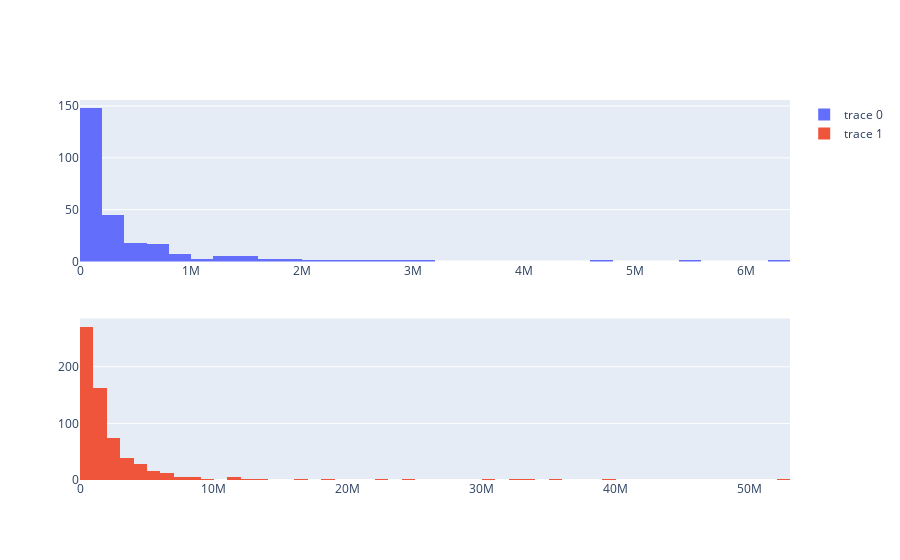

Here is the notebook cell this chart was saved with:
### Code cell
fig = make_subplots(rows=2, cols=1)

for i in range(len(target_kinds)):
    traces[i] = data[data[target_kindcol]==target_kinds[i]
           ].groupby(target_gbcol).sum().reset_index()
    traces[i] = go.Histogram(x=traces[i][target_bincol])
    fig.append_trace(traces[i], i+1, 1)
fig.show()

### Figure 1 — Plotly figure (JSON) as saved in the notebook; plotly's stock layout.template omitted (floating-point values rounded to 4 significant figures; data arrays with more than 128 entries replaced by an {"elided": "..."} marker saying what was removed)
{"data": [{"type": "histogram", "x": {"elided": "260 int values"}, "xaxis": "x", "yaxis": "y"}, {"type": "histogram", "x": {"elided": "635 int values"}, "xaxis": "x2", "yaxis": "y2"}], "layout": {"xaxis": {"anchor": "y", "domain": [0, 1]}, "xaxis2": {"anchor": "y2", "domain": [0, 1]}, "yaxis": {"anchor": "x", "domain": [0.575, 1]}, "yaxis2": {"anchor": "x2", "domain": [0, 0.425]}}}
